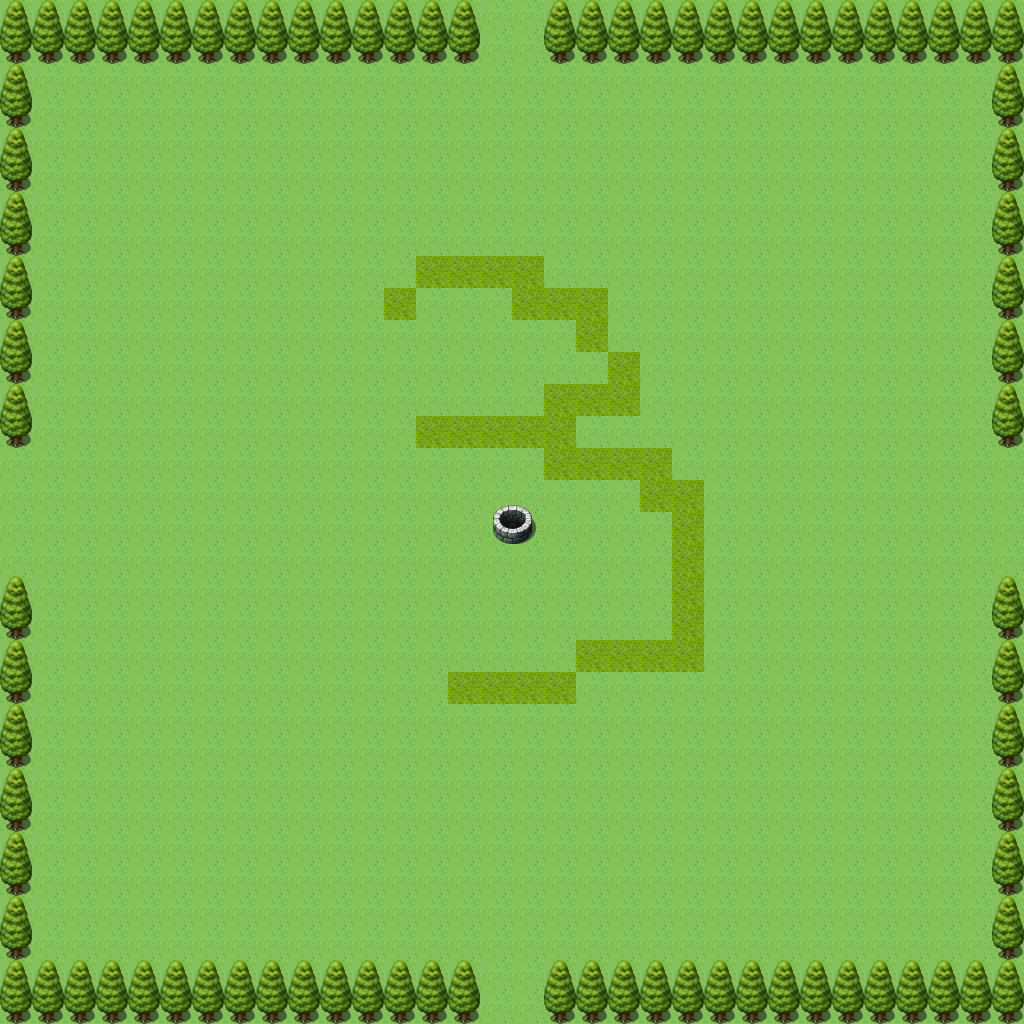

This is a level from a 2D game, rendered from its Tiled map with the project's own tilesets. A one-line summary and the map file follow, with tile-layer data summarised:
An orthogonal 32x32 tile map with 32x32 px tiles, 2 tile layers (Tile Layer 1, trees).

<map version="1.0" orientation="orthogonal" renderorder="right-down" width="32" height="32" tilewidth="32" tileheight="32" nextobjectid="3">
 <tileset firstgid="1" name="orthTileset" tilewidth="32" tileheight="32" tilecount="2016" columns="32">
  <image source="orthTileset.png" width="1024" height="2016" />
  <terraintypes>
   <terrain name="ground" tile="-1" />
  </terraintypes>
  <tile id="608" terrain=",0,0,0" />
  <tile id="609" terrain="0,,0,0" />
  <tile id="640" terrain="0,0,,0" />
  <tile id="641" terrain="0,0,0," />
 </tileset>
 <layer name="Tile Layer 1" width="32" height="32">
  <data>[1024 cells, 1024 non-empty, 2 distinct tile ids]</data>
 </layer>
 <layer name="trees" width="32" height="32">
  <data>[1024 cells, 172 non-empty, 6 distinct tile ids]</data>
 </layer>
</map>
